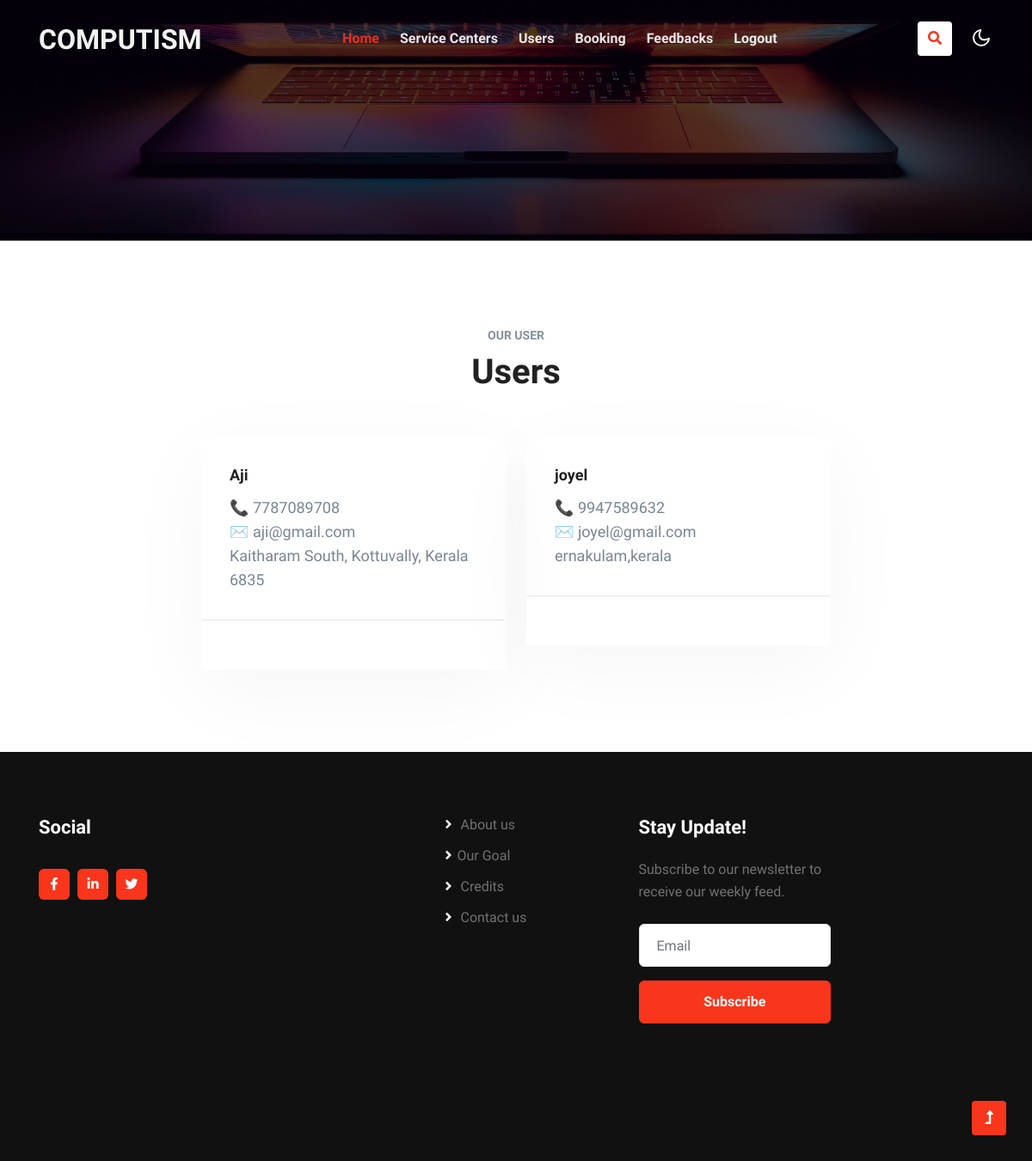
The app's page /ADMIN/ViewUsers.php with its own data.
### tables this page shows
CREATE TABLE IF NOT EXISTS `user` (
  `uid` int(11) NOT NULL AUTO_INCREMENT,
  `uname` varchar(40) NOT NULL,
  `uemail` varchar(40) NOT NULL,
  `uaddress` varchar(40) NOT NULL,
  `uphoneno` varchar(40) NOT NULL,
  PRIMARY KEY (`uid`)
);

### ADMIN/ViewUsers.php (the view, shortened to what this page needs)
<?php
include 'adminheader.php';
include '../CONNECTION/DbConnection.php';
?>
<section class="w3l-blog">
    <div class="blog py-5" id="Newsblog">
        <div class="container py-lg-5 py-md-4 py-2">
            <div class="title-content text-center mb-lg-3 mb-4">
                <h6 class="title-subw3hny mb-1">Our User</h6>
                <h3 class="title-w3l mb-5">Users <br></h3>
            </div>
            <div class="row justify-content-center">
                <?php
                $res = mysqli_query($conn, "SELECT * FROM `user`");
                while ($rs = mysqli_fetch_array($res)) {
                ?>
                    <div class="col-lg-4 col-md-6 item">
                        <div class="card">
                            <div class="card-body blog-details">
                                <a href="#blog" class="blog-desc"><?php echo $rs['uname'] ?></a>
                                <p>📞 <?php echo $rs['uphoneno'] ?></p>
                                <p>✉️ <?php echo $rs['uemail'] ?></p>
                                <p> <?php echo $rs['uaddress'] ?></p>
                            </div>
                            <div class="card-footer">
                                <div class="author align-items-center">
                                    <a href="#author" class="post-author">
                                    </a>
                                    <ul class="blog-meta">
                                    </ul>
                                </div>
                            </div>
                        </div>
                    </div>
                <?php
                }
                ?>
            </div>
        </div>
    </div>
</section>
<?php
include '../COMMON/commonfooter.php';
?>

### records on screen
user: uname "Aji", uphoneno "7787089708", uemail "aji@gmail.com", uaddress "Kaitharam South, Kottuvally, Kerala 6835"
user: uname "joyel", uphoneno "9947589632", uemail "joyel@gmail.com", uaddress "ernakulam,kerala"
